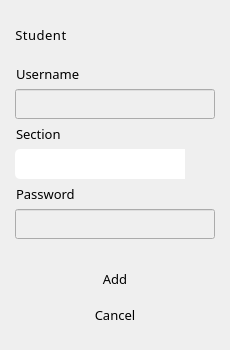
                 <widget class="QWidget" name="w_student_input" native="true">
                  <layout class="QVBoxLayout" name="verticalLayout_11">
                   <property name="spacing">
                    <number>15</number>
                   </property>
                   <property name="leftMargin">
                    <number>15</number>
                   </property>
                   <property name="topMargin">
                    <number>20</number>
                   </property>
                   <property name="rightMargin">
                    <number>15</number>
                   </property>
                   <property name="bottomMargin">
                    <number>20</number>
                   </property>
                   <item>
                    <layout class="QHBoxLayout" name="horizontalLayout_12">
                     <property name="spacing">
                      <number>6</number>
                     </property>
                     <item>
                      <widget class="QLabel" name="label_7">
                       <property name="font">
                        <font>
                         <family>Barlow</family>
                         <pointsize>10</pointsize>
                         <weight>50</weight>
                         <italic>false</italic>
                         <bold>false</bold>
                        </font>
                       </property>
                       <property name="styleSheet">
                        <string notr="true">letter-spacing: 0.5px</string>
                       </property>
                       <property name="text">
                        <string>Student</string>
                       </property>
                       <property name="alignment">
                        <set>Qt::AlignCenter</set>
                       </property>
                       <property name="indent">
                        <number>1</number>
                       </property>
                      </widget>
                     </item>
                     <item>
                      <spacer name="horizontalSpacer_5">
                       <property name="orientation">
                        <enum>Qt::Horizontal</enum>
                       </property>
                       <property name="sizeHint" stdset="0">
                        <size>
                         <width>40</width>
                         <height>20</height>
                        </size>
                       </property>
                      </spacer>
                     </item>
                     <item>
                      <widget class="QPushButton" name="btn_init_add_student">
                       <property name="enabled">
                        <bool>true</bool>
                       </property>
                       <property name="sizePolicy">
                        <sizepolicy hsizetype="Fixed" vsizetype="Fixed">
                         <horstretch>0</horstretch>
                         <verstretch>0</verstretch>
                        </sizepolicy>
                       </property>
                       <property name="minimumSize">
                        <size>
                         <width>30</width>
                         <height>30</height>
                        </size>
                       </property>
                       <property name="maximumSize">
                        <size>
                         <width>30</width>
                         <height>30</height>
                        </size>
                       </property>
                       <property name="cursor">
                        <cursorShape>PointingHandCursor</cursorShape>
                       </property>
                       <property name="styleSheet">
                        <string notr="true">QPushButton{
	border-radius: 5px;
    background-image:  url(:/icons/add.png);
    background-repeat: no-repeat;
    background-position: center center;
}

QPushButton::disabled{
	border-radius: 5px;
    background-image: url(:/icons/add_2.png);
    background-repeat: no-repeat;
    background-position: center center;
}</string>
                       </property>
                       <property name="iconSize">
                        <size>
                         <width>17</width>
                         <height>17</height>
                        </size>
                       </property>
                      </widget>
                     </item>
                     <item>
                      <widget class="QPushButton" name="btn_init_edit_student">
                       <property name="sizePolicy">
                        <sizepolicy hsizetype="Fixed" vsizetype="Fixed">
                         <horstretch>0</horstretch>
                         <verstretch>0</verstretch>
                        </sizepolicy>
                       </property>
                       <property name="minimumSize">
                        <size>
                         <width>30</width>
                         <height>30</height>
                        </size>
                       </property>
                       <property name="maximumSize">
                        <size>
                         <width>30</width>
                         <height>30</height>
                        </size>
                       </property>
                       <property name="cursor">
                        <cursorShape>PointingHandCursor</cursorShape>
                       </property>
                       <property name="styleSheet">
                        <string notr="true">border-radius: 5px</string>
                       </property>
                       <property name="icon">
                        <iconset resource="C:/Users/moral/Desktop/Resources/Resources.qrc">
                         <normaloff>:/icons/edit.png</normaloff>
                         <disabledoff>:/icons/edit_2.png</disabledoff>:/icons/edit.png</iconset>
                       </property>
                       <property name="iconSize">
                        <size>
                         <width>20</width>
                         <height>20</height>
                        </size>
                       </property>
                      </widget>
                     </item>
                     <item>
                      <widget class="QPushButton" name="btn_delete_student">
                       <property name="enabled">
                        <bool>true</bool>
                       </property>
                       <property name="sizePolicy">
                        <sizepolicy hsizetype="Fixed" vsizetype="Fixed">
                         <horstretch>0</horstretch>
                         <verstretch>0</verstretch>
                        </sizepolicy>
                       </property>
                       <property name="minimumSize">
                        <size>
                         <width>30</width>
                         <height>30</height>
                        </size>
                       </property>
                       <property name="maximumSize">
                        <size>
                         <width>30</width>
                         <height>30</height>
                        </size>
                       </property>
                       <property name="cursor">
                        <cursorShape>PointingHandCursor</cursorShape>
                       </property>
                       <property name="styleSheet">
                        <string notr="true">QPushButton{
	border-radius: 5px;
	background: none;
}


QPushButton:pressed {
 	background-color: #072f49;
}</string>
                       </property>
                       <property name="icon">
                        <iconset resource="C:/Users/moral/Desktop/Resources/Resources.qrc">
                         <normaloff>:/icons/trash.png</normaloff>
                         <disabledoff>:/icons/trash_2.png</disabledoff>:/icons/trash.png</iconset>
                       </property>
                       <property name="iconSize">
                        <size>
                         <width>21</width>
                         <height>21</height>
                        </size>
                       </property>
                      </widget>
                     </item>
                    </layout>
                   </item>
                   <item>
                    <layout class="QVBoxLayout" name="verticalLayout_9">
                     <property name="spacing">
                      <number>6</number>
                     </property>
                     <property name="sizeConstraint">
                      <enum>QLayout::SetMinimumSize</enum>
                     </property>
                     <item>
                      <widget class="QLabel" name="label_8">
                       <property name="sizePolicy">
                        <sizepolicy hsizetype="Preferred" vsizetype="Fixed">
                         <horstretch>0</horstretch>
                         <verstretch>0</verstretch>
                        </sizepolicy>
                       </property>
                       <property name="font">
                        <font>
                         <family>Barlow</family>
                         <pointsize>10</pointsize>
                        </font>
                       </property>
                       <property name="text">
                        <string>Username</string>
                       </property>
                       <property name="indent">
                        <number>1</number>
                       </property>
                      </widget>
                     </item>
                     <item>
                      <widget class="QLineEdit" name="txt_student_username">
                       <property name="enabled">
                        <bool>false</bool>
                       </property>
                       <property name="minimumSize">
                        <size>
                         <width>0</width>
                         <height>30</height>
                        </size>
                       </property>
                       <property name="font">
                        <font>
                         <family>Barlow</family>
                         <pointsize>10</pointsize>
                        </font>
                       </property>
                      </widget>
                     </item>
                     <item>
                      <widget class="QLabel" name="label_9">
                       <property name="sizePolicy">
                        <sizepolicy hsizetype="Preferred" vsizetype="Fixed">
                         <horstretch>0</horstretch>
                         <verstretch>0</verstretch>
                        </sizepolicy>
                       </property>
                       <property name="font">
                        <font>
                         <family>Barlow</family>
                         <pointsize>10</pointsize>
                        </font>
                       </property>
                       <property name="text">
                        <string>Section</string>
                       </property>
                       <property name="indent">
                        <number>1</number>
                       </property>
                      </widget>
                     </item>
                     <item>
                      <layout class="QHBoxLayout" name="horizontalLayout_37">
                       <property name="spacing">
                        <number>0</number>
                       </property>
                       <item>
                        <widget class="QLineEdit" name="txt_student_section">
                         <property name="enabled">
                          <bool>false</bool>
                         </property>
                         <property name="sizePolicy">
                          <sizepolicy hsizetype="MinimumExpanding" vsizetype="Fixed">
                           <horstretch>0</horstretch>
                           <verstretch>0</verstretch>
                          </sizepolicy>
                         </property>
                         <property name="minimumSize">
                          <size>
                           <width>0</width>
                           <height>30</height>
                          </size>
                         </property>
                         <property name="font">
                          <font>
                           <family>Barlow</family>
                           <pointsize>10</pointsize>
                          </font>
                         </property>
                         <property name="styleSheet">
                          <string notr="true">border-radius: none;
border-top-left-radius: 5px;
border-bottom-left-radius: 5px;</string>
                         </property>
                        </widget>
                       </item>
                       <item>
                        <widget class="QPushButton" name="btn_student_get_section">
                         <property name="enabled">
                          <bool>false</bool>
                         </property>
                         <property name="sizePolicy">
                          <sizepolicy hsizetype="Fixed" vsizetype="Fixed">
                           <horstretch>0</horstretch>
                           <verstretch>0</verstretch>
                          </sizepolicy>
                         </property>
                         <property name="minimumSize">
                          <size>
                           <width>30</width>
                           <height>30</height>
                          </size>
                         </property>
                         <property name="maximumSize">
                          <size>
                           <width>30</width>
                           <height>30</height>
                          </size>
                         </property>
                         <property name="font">
                          <font>
                           <family>Barlow</family>
                           <pointsize>12</pointsize>
                           <weight>75</weight>
                           <bold>true</bold>
                          </font>
                         </property>
                         <property name="cursor">
                          <cursorShape>PointingHandCursor</cursorShape>
                         </property>
                         <property name="styleSheet">
                          <string notr="true">border-top-right-radius: 5px;
border-bottom-right-radius: 5px;</string>
                         </property>
                         <property name="text">
                          <string/>
                         </property>
                         <property name="icon">
                          <iconset resource="C:/Users/moral/Desktop/Resources/Resources.qrc">
                           <normaloff>:/icons/search.png</normaloff>
                           <disabledoff>:/icons/search_2.png</disabledoff>:/icons/search.png</iconset>
                         </property>
                         <property name="iconSize">
                          <size>
                           <width>18</width>
                           <height>18</height>
                          </size>
                         </property>
                        </widget>
                       </item>
                      </layout>
                     </item>
                     <item>
                      <widget class="QLabel" name="label_10">
                       <property name="sizePolicy">
                        <sizepolicy hsizetype="Preferred" vsizetype="Fixed">
                         <horstretch>0</horstretch>
                         <verstretch>0</verstretch>
                        </sizepolicy>
                       </property>
                       <property name="font">
                        <font>
                         <family>Barlow</family>
                         <pointsize>10</pointsize>
                        </font>
                       </property>
                       <property name="text">
                        <string>Password</string>
                       </property>
                       <property name="indent">
                        <number>1</number>
                       </property>
                      </widget>
                     </item>
                     <item>
                      <widget class="QLineEdit" name="txt_student_password">
                       <property name="enabled">
                        <bool>false</bool>
                       </property>
                       <property name="minimumSize">
                        <size>
                         <width>0</width>
                         <height>30</height>
                        </size>
                       </property>
                       <property name="font">
                        <font>
                         <family>Barlow</family>
                         <pointsize>10</pointsize>
                        </font>
                       </property>
                      </widget>
                     </item>
                    </layout>
                   </item>
                   <item>
                    <widget class="QWidget" name="w_student_btn" native="true">
                     <layout class="QVBoxLayout" name="verticalLayout_10">
                      <property name="sizeConstraint">
                       <enum>QLayout::SetMinimumSize</enum>
                      </property>
                      <property name="leftMargin">
                       <number>0</number>
                      </property>
                      <property name="topMargin">
                       <number>10</number>
                      </property>
                      <property name="rightMargin">
                       <number>0</number>
                      </property>
                      <property name="bottomMargin">
                       <number>0</number>
                      </property>
                      <item>
                       <widget class="QPushButton" name="btn_add_edit_student">
                        <property name="minimumSize">
                         <size>
                          <width>0</width>
                          <height>30</height>
                         </size>
                        </property>
                        <property name="font">
                         <font>
                          <family>Barlow</family>
                          <pointsize>10</pointsize>
                          <weight>50</weight>
                          <bold>false</bold>
                         </font>
                        </property>
                        <property name="cursor">
                         <cursorShape>PointingHandCursor</cursorShape>
                        </property>
                        <property name="styleSheet">
                         <string notr="true">border-radius: 5px;</string>
                        </property>
                        <property name="text">
                         <string>Add</string>
                        </property>
                       </widget>
                      </item>
                      <item>
                       <widget class="QPushButton" name="btn_cancel_student">
                        <property name="minimumSize">
                         <size>
                          <width>0</width>
                          <height>30</height>
                         </size>
                        </property>
                        <property name="font">
                         <font>
                          <family>Barlow</family>
                          <pointsize>10</pointsize>
                         </font>
                        </property>
                        <property name="cursor">
                         <cursorShape>PointingHandCursor</cursorShape>
                        </property>
                        <property name="styleSheet">
                         <string notr="true">QPushButton{
	border-radius: 5px;
	background: none;
}


QPushButton:pressed {
 	background-color: #072f49;
}</string>
                        </property>
                        <property name="text">
                         <string>Cancel</string>
                        </property>
                       </widget>
                      </item>
                     </layout>
                    </widget>
                   </item>
                  </layout>
                 </widget>
